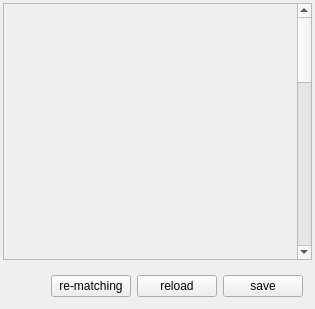
<?xml version="1.0" encoding="UTF-8"?>
<ui version="4.0">
 <class>CSettingsMatchingComponent</class>
 <widget class="QFrame" name="CSettingsMatchingComponent">
  <property name="geometry">
   <rect>
    <x>0</x>
    <y>0</y>
    <width>315</width>
    <height>309</height>
   </rect>
  </property>
  <property name="windowTitle">
   <string>Matching settings</string>
  </property>
  <layout class="QVBoxLayout" name="vl_MatchingComponent" stretch="1,0">
   <property name="leftMargin">
    <number>3</number>
   </property>
   <property name="topMargin">
    <number>3</number>
   </property>
   <property name="rightMargin">
    <number>3</number>
   </property>
   <property name="bottomMargin">
    <number>3</number>
   </property>
   <item>
    <widget class="QScrollArea" name="sa_MatchingForm">
     <property name="widgetResizable">
      <bool>true</bool>
     </property>
     <widget class="QWidget" name="qw_MatchingForm">
      <property name="minimumSize">
       <size>
        <width>0</width>
        <height>900</height>
       </size>
      </property>
      <property name="geometry">
       <rect>
        <x>0</x>
        <y>0</y>
        <width>296</width>
        <height>900</height>
       </rect>
      </property>
      <layout class="QVBoxLayout" name="vl_ScrollAreaContent">
       <property name="leftMargin">
        <number>0</number>
       </property>
       <property name="topMargin">
        <number>0</number>
       </property>
       <property name="rightMargin">
        <number>0</number>
       </property>
       <property name="bottomMargin">
        <number>0</number>
       </property>
       <item>
        <widget class="swift::gui::editors::CMatchingForm" name="form_Matching">
         <property name="minimumSize">
          <size>
           <width>0</width>
           <height>900</height>
          </size>
         </property>
        </widget>
       </item>
      </layout>
     </widget>
    </widget>
   </item>
   <item>
    <widget class="QFrame" name="fr_Buttons">
     <layout class="QHBoxLayout" name="hl_Buttons">
      <item>
       <spacer name="hs_Buttons">
        <property name="orientation">
         <enum>Qt::Horizontal</enum>
        </property>
        <property name="sizeHint" stdset="0">
         <size>
          <width>40</width>
          <height>20</height>
         </size>
        </property>
       </spacer>
      </item>
      <item>
       <widget class="QPushButton" name="pb_MatchingAgain">
        <property name="toolTip">
         <string>do matching for all models again</string>
        </property>
        <property name="text">
         <string> re-matching </string>
        </property>
       </widget>
      </item>
      <item>
       <widget class="QPushButton" name="pb_Reload">
        <property name="text">
         <string>reload</string>
        </property>
       </widget>
      </item>
      <item>
       <widget class="QPushButton" name="pb_Save">
        <property name="text">
         <string>save</string>
        </property>
       </widget>
      </item>
     </layout>
    </widget>
   </item>
  </layout>
 </widget>
 <customwidgets>
  <customwidget>
   <class>swift::gui::editors::CMatchingForm</class>
   <extends>QFrame</extends>
   <header>gui/editors/matchingform.h</header>
   <container>1</container>
  </customwidget>
 </customwidgets>
 <tabstops>
  <tabstop>pb_Reload</tabstop>
  <tabstop>pb_Save</tabstop>
 </tabstops>
 <resources/>
 <connections/>
</ui>
